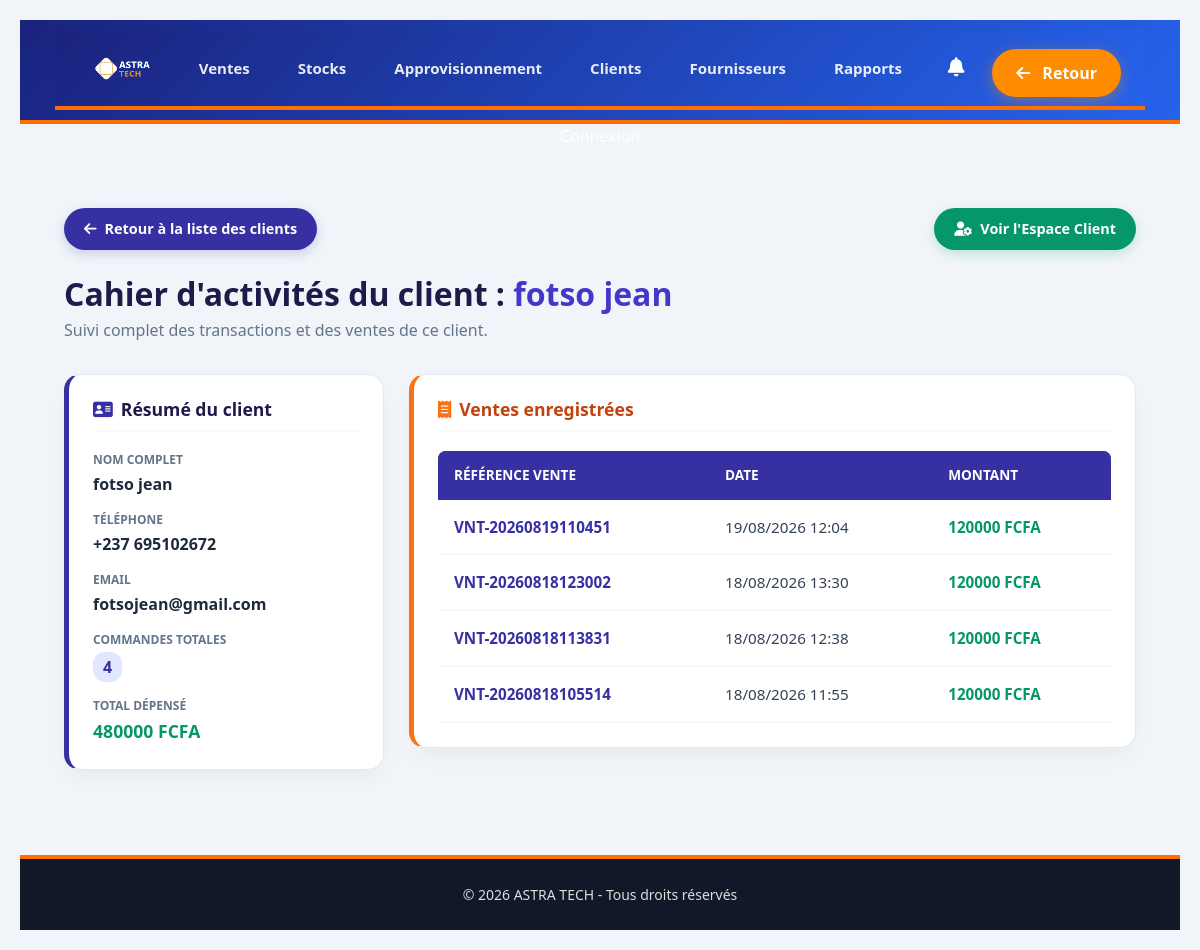
Screenshot of /client/4/cahier/ (signed in) with the database file from the repository.
### astra/models.py (models this page shows, shortened)
class Client(models.Model):
    reference = models.CharField(
        max_length=100,
        unique=True,
        blank=True,
        null=True
    )
    nom = models.CharField(
        max_length=255
    )
    telephone = models.CharField(
        max_length=50,
        blank=True
    )
    email = models.EmailField(
        blank=True,
        null=True
    )
    date_naissance = models.DateField(
        blank=True,
        null=True
    )
    adresse = models.TextField(
        blank=True
    )
    mot_de_passe = models.CharField(
        max_length=255,
        blank=True,
        null=True
    )
    date_inscription = models.DateField(
        auto_now_add=True,
        null=True,
        blank=True
    )
    total_depense = models.DecimalField(
        max_digits=12,
        decimal_places=2,
        default=0
    )
    is_active = models.BooleanField(
        default=True
    )

class Vente(models.Model):
    STATUT_CHOICES = [
        ("en_attente", "En attente"),
        ("confirmee", "Confirmée"),
        ("livree", "Livrée"),
    ]
    reference = models.CharField(
        max_length=100,
        unique=True
    )
    client = models.ForeignKey(
        Client,
        on_delete=models.SET_NULL,
        null=True,
        blank=True,
        related_name="ventes"
    )
    date_vente = models.DateTimeField(
        default=timezone.now
    )
    montant_total = models.DecimalField(
        max_digits=12,
        decimal_places=2,
        default=0
    )
    mode_paiement = models.CharField(
        max_length=50,
        default="especes"
    )
    statut = models.CharField(
        max_length=50,
        choices=STATUT_CHOICES,
        default="en_attente"
    )
    est_archive = models.BooleanField(
        default=False
    )

### astra/views.py (the view)
# urls.py: path("client/<int:client_id>/cahier/", views.detail_client_activites, name="detail_client_activites"),
def detail_client_activites(request, client_id):
    session_id = request.session.get('client_connecte_id')
    if not session_id:
        return redirect('astra:client_login', client_id=client_id)
    client = get_object_or_404(Client, id=client_id)
    if int(session_id) != int(client.id):
        return redirect('astra:detail_client_activites', client_id=session_id)
    historique_achats = Vente.objects.filter(client=client, est_archive=False).order_by('-date_vente')
    nombre_achats = historique_achats.count()
    total_depenses = historique_achats.aggregate(total=Sum('montant_total'))['total'] or 0
    context = {
        'client': client,
        'historique_achats': historique_achats,
        'nombre_achats': nombre_achats,
        'total_depenses': total_depenses,
    }
    return render(request, 'astra/detail_client_activites.html', context)

### astra/context_processors.py (called while the page is built)
def notifications_processor(request):
    path = request.path.lower()
    cat = None
    if 'vente' in path:
        cat = 'ventes'
    elif 'stock' in path:
        cat = 'stocks'
    elif 'appro' in path:
        cat = 'appro'
    elif 'client' in path:
        cat = 'clients'
    elif 'fournisseur' in path:
        cat = 'fournisseurs'
    elif 'rapport' in path:
        cat = 'rapports'
    if cat:
        notifications = NotificationPlateforme.objects.filter(lu=False, categorie=cat).order_by('-id')
    else:
        notifications = NotificationPlateforme.objects.none()
    return {
        'notifications_non_lues': notifications,
        'nombre_notifications': notifications.count()
    }

### astra/Templates/astra/detail_client_activites.html (shortened to what this page needs)
{% extends 'base.html' %}
{% load static %}
{% block content %}
<div class="astra-dashboard">
    <div
        style="display: flex; justify-content: space-between; align-items: center; margin-bottom: 25px; flex-wrap: wrap; gap: 15px;">
        <a href="{% url 'astra:clients' %}" class="btn-retour">
            <i class="fa-solid fa-arrow-left"></i> Retour à la liste des clients
        </a>
        <a href="{% url 'astra:client_login' client.id %}" class="btn-espace-client">
            <i class="fa-solid fa-user-gear"></i> Voir l'Espace Client
        </a>
    </div>
    <div style="margin-bottom: 2rem;">
        <h1 style="color: #1e1b4b; font-size: 2rem; font-weight: 800; margin-bottom: 5px;">
            Cahier d'activités du client : <span style="color: #4338ca;">{{ client.nom }}</span>
        </h1>
        <p style="color: #64748b;">Suivi complet des transactions et des ventes de ce client.</p>
    </div>
    <div class="layout-grid">
        <div class="card">
            <h2 class="card-title"><i class="fa-solid fa-address-card" style="color: #3730a3;"></i> Résumé du client
            </h2>
            <div class="summary-item">
                <label>Nom complet</label>
                <span>{{ client.nom }}</span>
            </div>
            <div class="summary-item">
                <label>Téléphone</label>
                <span>{{ client.telephone|default:"N/A" }}</span>
            </div>
            <div class="summary-item">
                <label>Email</label>
                <span>{{ client.email|default:"N/A" }}</span>
            </div>
            <div class="summary-item">
                <label>Commandes totales</label>
                <span
                    style="background: #e0e7ff; color: #3730a3; padding: 3px 10px; border-radius: 12px; display: inline-block;">
                    {{ nombre_achats }}
                </span>
            </div>
            <div class="summary-item" style="margin-bottom: 0;">
                <label>Total dépensé</label>
                <span style="color: #059669; font-size: 1.1rem; font-weight: 700;">
                    {{ total_depenses|floatformat:0 }} FCFA
                </span>
            </div>
        </div>
        <div class="card orange-accent">
            <h2 class="card-title" style="color: #c2410c;"><i class="fa-solid fa-receipt" style="color: #f97316;"></i>
                Ventes enregistrées</h2>
            <div style="overflow-x: auto;">
                <table class="astra-table">
                    <thead>
                        <tr>
                            <th>Référence Vente</th>
                            <th>Date</th>
                            <th>Montant</th>
                        </tr>
                    </thead>
                    <tbody>
                        {% for vente in historique_achats %}
                        <tr>
                            <td style="font-weight: 700; color: #3730a3;">{{ vente.reference }}</td>
                            <td>{{ vente.date_vente|date:"d/m/Y H:i" }}</td>
                            <td style="font-weight: 700; color: #059669;">{{ vente.montant_total|floatformat:0 }} FCFA
                            </td>
                        </tr>
                        {% endfor %}
                    </tbody>
                </table>
            </div>
        </div>
    </div>
</div>
{% endblock %}

### astra/static/css/base.css (style rules this page uses)
*, *::before, *::after { box-sizing: border-box; margin: 0; padding: 0; }
html, body { width: 100%; min-height: 100vh; background-color: #f4f6fb; font-family: 'Inter', 'Segoe UI', Arial, sans-serif; color: #333; overflow-x: hidden; }
.app-layout { display: flex; flex-direction: column; min-height: 100vh; width: 100%; }

### astra/static/css/header.css (style rules this page uses)
.btn-retour { display: flex; align-items: center; justify-content: center; padding: 8px 20px; border-radius: 25px; background: #ff6f00; color: white !important; font-weight: 600; text-decoration: none; transition: 0.3s; border: none; }
table { width: 100%; border-collapse: collapse; white-space: nowrap; }
thead { background: #004E8C; color: white; }
thead th { padding: 14px; text-align: left; font-size: 14px; font-weight: 600; }
tbody td { padding: 14px; border-bottom: 1px solid #f1f5f9; font-size: 14px; color: #334155; }

### astra/static/css/style.css (style rules this page uses)
:root { --tech-blue: #0078D7; --tech-dark-blue: #004E8C; --tech-orange: #FF8C00; --tech-white: #FFFFFF; --tech-light-gray: #F5F5F5; --tech-dark-gray: #333; }
* { margin: 0; padding: 0; box-sizing: border-box; }
body { font-family: 'Segoe UI', Arial, sans-serif; background: linear-gradient(135deg, var(--tech-dark-blue) 0%, var(--tech-blue) 100%); color: var(--tech-white); min-height: 100vh; display: flex; justify-content: center; align-items: center; padding: 20px; }
label { display: block; margin-bottom: 8px; font-weight: 500; color: var(--tech-white); font-size: clamp(14px, 3vw, 16px); }
.card { background-color: var(--tech-white); border-radius: 12px; box-shadow: 0 5px 15px rgba(0, 0, 0, 0.05); padding: 20px; margin-bottom: 25px; border: 1px solid #eee; }
.card-title { font-size: clamp(18px, 4vw, 20px); font-weight: 600; color: var(--tech-dark-blue); }

### astra/Templates/astra/detail_client_activites.html (style rules this page uses)
body, .app-layout, .app-main, .astra-clients-wrapper { background-color: #f1f5f9 !important; background: #f1f5f9 !important; }
.astra-dashboard { padding: 2.5rem 1.5rem; max-width: 1200px; margin: 0 auto; }
.btn-retour { display: inline-flex; align-items: center; gap: 8px; background-color: #3730a3; color: white; padding: 10px 20px; border-radius: 50px; text-decoration: none; font-weight: 600; font-size: 0.9rem; box-shadow: 0 4px 12px rgba(55, 48, 163, 0.2); transition: all 0.2s ease; }
.btn-espace-client { display: inline-flex; align-items: center; gap: 8px; background-color: #059669; color: white; padding: 10px 20px; border-radius: 50px; text-decoration: none; font-weight: 600; font-size: 0.9rem; box-shadow: 0 4px 12px rgba(5, 150, 105, 0.2); transition: all 0.2s ease; }
.layout-grid { display: grid; grid-template-columns: 320px 1fr; gap: 25px; align-items: start; }
.card { background: #ffffff; border-radius: 16px; padding: 24px; box-shadow: 0 10px 25px -5px rgba(0, 0, 0, 0.05); border: 1px solid #e2e8f0; border-left: 5px solid #3730a3; }
.card.orange-accent { border-left-color: #f97316; }
.card-title { font-size: 1.1rem; font-weight: 700; color: #1e1b4b; margin-bottom: 1.2rem; padding-bottom: 10px; border-bottom: 2px solid #f8fafc; display: flex; align-items: center; gap: 8px; }
.summary-item { margin-bottom: 15px; }
.summary-item label { display: block; font-size: 0.75rem; color: #64748b; text-transform: uppercase; font-weight: 700; margin-bottom: 3px; }
.summary-item span { font-size: 1rem; font-weight: 600; color: #1e293b; }
.astra-table { width: 100%; border-collapse: collapse; }
.astra-table th { text-align: left; padding: 14px 16px; background-color: #3730a3; color: white; font-size: 0.85rem; text-transform: uppercase; }
.astra-table th:first-child { border-top-left-radius: 8px; }
.astra-table th:last-child { border-top-right-radius: 8px; }
.astra-table td { padding: 16px; border-bottom: 1px solid #f1f5f9; color: #334155; font-size: 0.95rem; }

### rows the page displays
Client: nom "fotso jean", telephone "+237 695102672", email "fotsojean@gmail.com"
Vente: reference "VNT-20260819110451", date_vente "19/08/2026 12:04", montant_total "120000"
Vente: reference "VNT-20260818123002", date_vente "18/08/2026 13:30", montant_total "120000"
Vente: reference "VNT-20260818113831", date_vente "18/08/2026 12:38", montant_total "120000"
Vente: reference "VNT-20260818105514", date_vente "18/08/2026 11:55", montant_total "120000"

### other values shown
{{ nombre_achats }} "4"
{{ total_depenses|floatformat:0 }} "480000"
